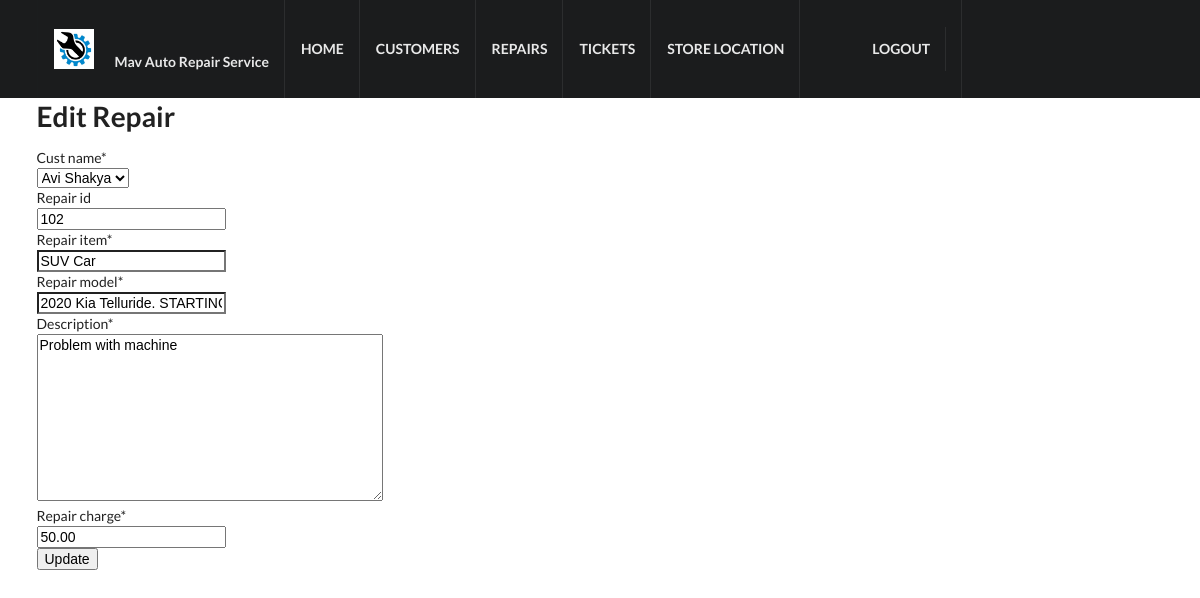
Before: /repair/3/edit/ (signed in) with the older database file.
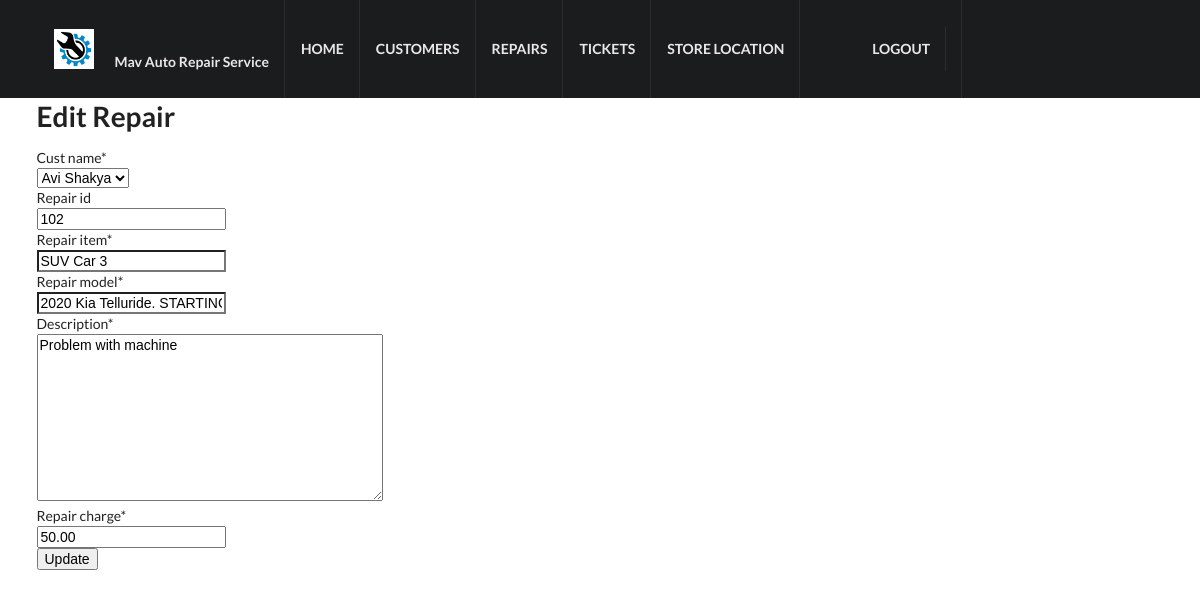
After: the same page with the newer database file.
### crm/models.py (models this page shows, shortened)
class Repair(models.Model):
    repair_id = models.IntegerField(blank=True)
    cust_name = models.ForeignKey(Customer, on_delete=models.CASCADE, related_name='repairs')
    repair_item = models.CharField(max_length=100)
    repair_model = models.CharField(max_length=100)
    description = models.TextField()
    repair_charge = models.DecimalField(max_digits=10, decimal_places=2)
    created_date = models.DateTimeField(
        default=timezone.now)
    updated_date = models.DateTimeField(auto_now_add=True)

### crm/views.py (the view)
# urls.py: path('repair/<int:pk>/edit/', views.repair_edit, name='repair_edit'),
@login_required
def repair_edit(request, pk):
   repair = get_object_or_404(Repair, pk=pk)
   if request.method == "POST":
       form = RepairForm(request.POST, instance=repair)
       if form.is_valid():
           repair = form.save()
           repair.updated_date = timezone.now()
           repair.save()
           repairs = Repair.objects.filter(created_date__lte=timezone.now())
           return render(request, 'crm/repair_list.html', {'repairs': repairs})
   else:
       form = RepairForm(instance=repair)
   return render(request, 'crm/repair_edit.html', {'form': form})

### crm/forms.py
class RepairForm(forms.ModelForm):
    class Meta:
        model = Repair
        fields = ('cust_name', 'repair_id', 'repair_item', 'repair_model', 'description', 'repair_charge',)

### crm/models.py (called while the page is built)
    def __str__(self):
        return str(self.cust_name)

### crm/templates/crm/repair_edit.html
{% extends 'crm/base.html' %}
{% load crispy_forms_tags %}
{% block content %}
    <div class="ui main container">
    <h1>Edit Repair</h1>
    <form method="POST" class="repair-form">{% csrf_token %}
         {{ form|crispy }}
        <button type="submit" class="save btn btn-default">Update</button>
    </form>
    </div>
{% endblock %}

Changed rows visible on the page:
changed Repair "Problem with machine": repair_item "SUV Car" → "SUV Car 3"
